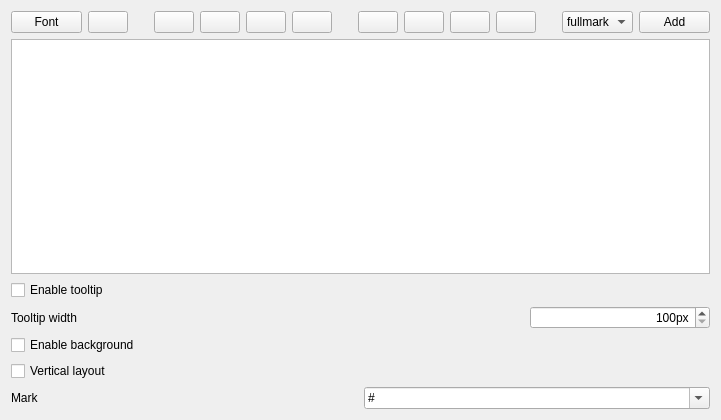
<?xml version="1.0" encoding="UTF-8"?>
<ui version="4.0">
 <class>ConfigWindow</class>
 <widget class="QWidget" name="ConfigWindow">
  <property name="geometry">
   <rect>
    <x>0</x>
    <y>0</y>
    <width>721</width>
    <height>420</height>
   </rect>
  </property>
  <property name="minimumSize">
   <size>
    <width>700</width>
    <height>320</height>
   </size>
  </property>
  <property name="windowTitle">
   <string notr="true">Widget</string>
  </property>
  <layout class="QGridLayout" name="gridLayout">
   <item row="6" column="0">
    <widget class="QCheckBox" name="checkBox_layout">
     <property name="text">
      <string>Vertical layout</string>
     </property>
    </widget>
   </item>
   <item row="8" column="0">
    <layout class="QHBoxLayout" name="layout_mark">
     <item>
      <widget class="QLabel" name="label_mark">
       <property name="minimumSize">
        <size>
         <width>200</width>
         <height>0</height>
        </size>
       </property>
       <property name="text">
        <string>Mark</string>
       </property>
      </widget>
     </item>
     <item>
      <widget class="QComboBox" name="comboBox_mark">
       <property name="toolTip">
        <string>A mark which will be shown if this desktop is active</string>
       </property>
       <property name="editable">
        <bool>true</bool>
       </property>
       <item>
        <property name="text">
         <string notr="true">#</string>
        </property>
       </item>
       <item>
        <property name="text">
         <string notr="true">$</string>
        </property>
       </item>
       <item>
        <property name="text">
         <string notr="true">%</string>
        </property>
       </item>
       <item>
        <property name="text">
         <string notr="true">&amp;</string>
        </property>
       </item>
       <item>
        <property name="text">
         <string notr="true">*</string>
        </property>
       </item>
       <item>
        <property name="text">
         <string notr="true">@</string>
        </property>
       </item>
       <item>
        <property name="text">
         <string notr="true">¤</string>
        </property>
       </item>
       <item>
        <property name="text">
         <string notr="true">¶</string>
        </property>
       </item>
       <item>
        <property name="text">
         <string notr="true">·</string>
        </property>
       </item>
       <item>
        <property name="text">
         <string notr="true">º</string>
        </property>
       </item>
       <item>
        <property name="text">
         <string notr="true">×</string>
        </property>
       </item>
       <item>
        <property name="text">
         <string notr="true">†</string>
        </property>
       </item>
       <item>
        <property name="text">
         <string notr="true">•</string>
        </property>
       </item>
       <item>
        <property name="text">
         <string notr="true">(current)</string>
        </property>
       </item>
      </widget>
     </item>
    </layout>
   </item>
   <item row="1" column="0">
    <widget class="QTextEdit" name="textEdit_elements">
     <property name="lineWrapMode">
      <enum>QTextEdit::NoWrap</enum>
     </property>
     <property name="acceptRichText">
      <bool>false</bool>
     </property>
    </widget>
   </item>
   <item row="2" column="0">
    <widget class="QCheckBox" name="checkBox_tooltip">
     <property name="text">
      <string>Enable tooltip</string>
     </property>
    </widget>
   </item>
   <item row="3" column="0">
    <layout class="QHBoxLayout" name="layout_tooltip">
     <item>
      <widget class="QLabel" name="label_tooltip">
       <property name="text">
        <string>Tooltip width</string>
       </property>
      </widget>
     </item>
     <item>
      <spacer name="spacer_tooltip">
       <property name="orientation">
        <enum>Qt::Horizontal</enum>
       </property>
       <property name="sizeHint" stdset="0">
        <size>
         <width>40</width>
         <height>20</height>
        </size>
       </property>
      </spacer>
     </item>
     <item>
      <widget class="QSpinBox" name="spinBox_tooltip">
       <property name="minimumSize">
        <size>
         <width>180</width>
         <height>0</height>
        </size>
       </property>
       <property name="alignment">
        <set>Qt::AlignRight|Qt::AlignTrailing|Qt::AlignVCenter</set>
       </property>
       <property name="suffix">
        <string>px</string>
       </property>
       <property name="minimum">
        <number>100</number>
       </property>
       <property name="maximum">
        <number>1000</number>
       </property>
       <property name="singleStep">
        <number>25</number>
       </property>
      </widget>
     </item>
    </layout>
   </item>
   <item row="0" column="0">
    <layout class="QHBoxLayout" name="layput_mainFormating">
     <item>
      <widget class="QPushButton" name="pushButton_font">
       <property name="text">
        <string>Font</string>
       </property>
      </widget>
     </item>
     <item>
      <widget class="QPushButton" name="pushButton_br">
       <property name="icon">
        <iconset theme="stock_text_indent">
         <normaloff>../awesome-widget</normaloff>../awesome-widget</iconset>
       </property>
      </widget>
     </item>
     <item>
      <spacer name="spacer_mainFormatingCenter1">
       <property name="orientation">
        <enum>Qt::Horizontal</enum>
       </property>
       <property name="sizeType">
        <enum>QSizePolicy::Fixed</enum>
       </property>
       <property name="sizeHint" stdset="0">
        <size>
         <width>20</width>
         <height>20</height>
        </size>
       </property>
      </spacer>
     </item>
     <item>
      <widget class="QPushButton" name="pushButton_bold">
       <property name="icon">
        <iconset theme="format-text-bold">
         <normaloff>../awesome-widget</normaloff>../awesome-widget</iconset>
       </property>
       <property name="shortcut">
        <string>Ctrl+B</string>
       </property>
      </widget>
     </item>
     <item>
      <widget class="QPushButton" name="pushButton_italic">
       <property name="icon">
        <iconset theme="format-text-italic">
         <normaloff>../awesome-widget</normaloff>../awesome-widget</iconset>
       </property>
       <property name="shortcut">
        <string>Ctrl+I</string>
       </property>
      </widget>
     </item>
     <item>
      <widget class="QPushButton" name="pushButton_underline">
       <property name="icon">
        <iconset theme="format-text-underline">
         <normaloff>../awesome-widget</normaloff>../awesome-widget</iconset>
       </property>
       <property name="shortcut">
        <string>Ctrl+U</string>
       </property>
      </widget>
     </item>
     <item>
      <widget class="QPushButton" name="pushButton_strike">
       <property name="icon">
        <iconset theme="format-text-strikethrough">
         <normaloff>../awesome-widget</normaloff>../awesome-widget</iconset>
       </property>
      </widget>
     </item>
     <item>
      <spacer name="spacer_mainFormatingCenter2">
       <property name="orientation">
        <enum>Qt::Horizontal</enum>
       </property>
       <property name="sizeType">
        <enum>QSizePolicy::Fixed</enum>
       </property>
       <property name="sizeHint" stdset="0">
        <size>
         <width>20</width>
         <height>20</height>
        </size>
       </property>
      </spacer>
     </item>
     <item>
      <widget class="QPushButton" name="pushButton_left">
       <property name="icon">
        <iconset theme="format-justify-left">
         <normaloff>../awesome-widget</normaloff>../awesome-widget</iconset>
       </property>
      </widget>
     </item>
     <item>
      <widget class="QPushButton" name="pushButton_center">
       <property name="icon">
        <iconset theme="format-justify-center">
         <normaloff>../awesome-widget</normaloff>../awesome-widget</iconset>
       </property>
      </widget>
     </item>
     <item>
      <widget class="QPushButton" name="pushButton_right">
       <property name="icon">
        <iconset theme="format-justify-right">
         <normaloff>../awesome-widget</normaloff>../awesome-widget</iconset>
       </property>
      </widget>
     </item>
     <item>
      <widget class="QPushButton" name="pushButton_fill">
       <property name="icon">
        <iconset theme="format-justify-fill">
         <normaloff>../awesome-widget</normaloff>../awesome-widget</iconset>
       </property>
      </widget>
     </item>
     <item>
      <spacer name="spacer_mainFormatingCenter3">
       <property name="orientation">
        <enum>Qt::Horizontal</enum>
       </property>
       <property name="sizeType">
        <enum>QSizePolicy::Fixed</enum>
       </property>
       <property name="sizeHint" stdset="0">
        <size>
         <width>20</width>
         <height>20</height>
        </size>
       </property>
      </spacer>
     </item>
     <item>
      <widget class="QComboBox" name="comboBox_tags">
       <property name="sizePolicy">
        <sizepolicy hsizetype="Expanding" vsizetype="Fixed">
         <horstretch>0</horstretch>
         <verstretch>0</verstretch>
        </sizepolicy>
       </property>
       <item>
        <property name="text">
         <string notr="true">fullmark</string>
        </property>
       </item>
       <item>
        <property name="text">
         <string notr="true">mark</string>
        </property>
       </item>
       <item>
        <property name="text">
         <string notr="true">name</string>
        </property>
       </item>
       <item>
        <property name="text">
         <string notr="true">number</string>
        </property>
       </item>
       <item>
        <property name="text">
         <string notr="true">total</string>
        </property>
       </item>
      </widget>
     </item>
     <item>
      <widget class="QPushButton" name="pushButton_tags">
       <property name="text">
        <string>Add</string>
       </property>
      </widget>
     </item>
    </layout>
   </item>
   <item row="4" column="0">
    <widget class="QCheckBox" name="checkBox_background">
     <property name="text">
      <string>Enable background</string>
     </property>
    </widget>
   </item>
  </layout>
 </widget>
 <resources/>
 <connections/>
</ui>
